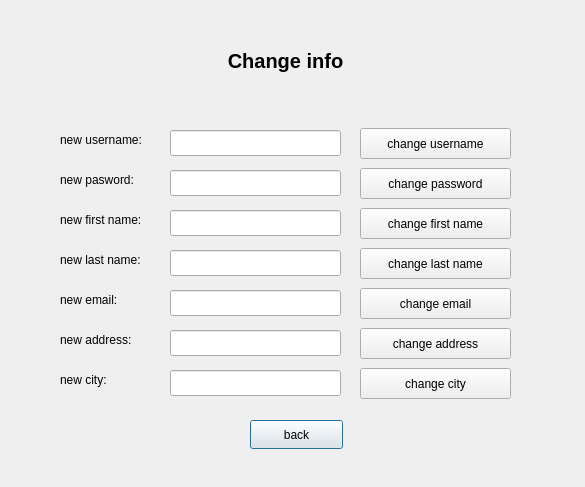
<?xml version="1.0" encoding="UTF-8"?>
<ui version="4.0">
 <class>Information</class>
 <widget class="QDialog" name="Information">
  <property name="geometry">
   <rect>
    <x>0</x>
    <y>0</y>
    <width>585</width>
    <height>487</height>
   </rect>
  </property>
  <property name="windowTitle">
   <string>Dialog</string>
  </property>
  <widget class="QPushButton" name="back_btn">
   <property name="geometry">
    <rect>
     <x>250</x>
     <y>420</y>
     <width>93</width>
     <height>29</height>
    </rect>
   </property>
   <property name="text">
    <string>back</string>
   </property>
  </widget>
  <widget class="QPushButton" name="username_btn">
   <property name="geometry">
    <rect>
     <x>360</x>
     <y>128</y>
     <width>151</width>
     <height>31</height>
    </rect>
   </property>
   <property name="text">
    <string>change username</string>
   </property>
  </widget>
  <widget class="QPushButton" name="password_btn">
   <property name="geometry">
    <rect>
     <x>360</x>
     <y>168</y>
     <width>151</width>
     <height>31</height>
    </rect>
   </property>
   <property name="text">
    <string>change password</string>
   </property>
  </widget>
  <widget class="QPushButton" name="fname_btn">
   <property name="geometry">
    <rect>
     <x>360</x>
     <y>208</y>
     <width>151</width>
     <height>31</height>
    </rect>
   </property>
   <property name="text">
    <string>change first name</string>
   </property>
  </widget>
  <widget class="QPushButton" name="email_btn">
   <property name="geometry">
    <rect>
     <x>360</x>
     <y>288</y>
     <width>151</width>
     <height>31</height>
    </rect>
   </property>
   <property name="text">
    <string>change email</string>
   </property>
  </widget>
  <widget class="QPushButton" name="city_btn">
   <property name="geometry">
    <rect>
     <x>360</x>
     <y>368</y>
     <width>151</width>
     <height>31</height>
    </rect>
   </property>
   <property name="text">
    <string>change city</string>
   </property>
  </widget>
  <widget class="QPushButton" name="address_btn">
   <property name="geometry">
    <rect>
     <x>360</x>
     <y>328</y>
     <width>151</width>
     <height>31</height>
    </rect>
   </property>
   <property name="text">
    <string>change address</string>
   </property>
  </widget>
  <widget class="QLabel" name="label">
   <property name="geometry">
    <rect>
     <x>190</x>
     <y>40</y>
     <width>191</width>
     <height>41</height>
    </rect>
   </property>
   <property name="font">
    <font>
     <pointsize>15</pointsize>
     <bold>true</bold>
    </font>
   </property>
   <property name="text">
    <string>Change info</string>
   </property>
   <property name="alignment">
    <set>Qt::AlignCenter</set>
   </property>
  </widget>
  <widget class="QLabel" name="label_2">
   <property name="geometry">
    <rect>
     <x>60</x>
     <y>130</y>
     <width>111</width>
     <height>20</height>
    </rect>
   </property>
   <property name="text">
    <string>new username:</string>
   </property>
  </widget>
  <widget class="QLineEdit" name="username_le">
   <property name="geometry">
    <rect>
     <x>170</x>
     <y>130</y>
     <width>171</width>
     <height>26</height>
    </rect>
   </property>
  </widget>
  <widget class="QLabel" name="label_3">
   <property name="geometry">
    <rect>
     <x>60</x>
     <y>170</y>
     <width>111</width>
     <height>20</height>
    </rect>
   </property>
   <property name="text">
    <string>new pasword:</string>
   </property>
  </widget>
  <widget class="QLineEdit" name="password_le">
   <property name="geometry">
    <rect>
     <x>170</x>
     <y>170</y>
     <width>171</width>
     <height>26</height>
    </rect>
   </property>
   <property name="text">
    <string/>
   </property>
  </widget>
  <widget class="QLabel" name="label_4">
   <property name="geometry">
    <rect>
     <x>60</x>
     <y>210</y>
     <width>101</width>
     <height>20</height>
    </rect>
   </property>
   <property name="text">
    <string>new first name:</string>
   </property>
  </widget>
  <widget class="QLineEdit" name="fname_le">
   <property name="geometry">
    <rect>
     <x>170</x>
     <y>210</y>
     <width>171</width>
     <height>26</height>
    </rect>
   </property>
  </widget>
  <widget class="QLabel" name="label_5">
   <property name="geometry">
    <rect>
     <x>60</x>
     <y>330</y>
     <width>111</width>
     <height>20</height>
    </rect>
   </property>
   <property name="text">
    <string>new address:</string>
   </property>
  </widget>
  <widget class="QLineEdit" name="address_le">
   <property name="geometry">
    <rect>
     <x>170</x>
     <y>330</y>
     <width>171</width>
     <height>26</height>
    </rect>
   </property>
  </widget>
  <widget class="QLabel" name="label_6">
   <property name="geometry">
    <rect>
     <x>60</x>
     <y>370</y>
     <width>111</width>
     <height>20</height>
    </rect>
   </property>
   <property name="text">
    <string>new city:</string>
   </property>
  </widget>
  <widget class="QLineEdit" name="city_le">
   <property name="geometry">
    <rect>
     <x>170</x>
     <y>370</y>
     <width>171</width>
     <height>26</height>
    </rect>
   </property>
  </widget>
  <widget class="QLabel" name="label_7">
   <property name="geometry">
    <rect>
     <x>60</x>
     <y>290</y>
     <width>111</width>
     <height>20</height>
    </rect>
   </property>
   <property name="text">
    <string>new email:</string>
   </property>
  </widget>
  <widget class="QLineEdit" name="email_le">
   <property name="geometry">
    <rect>
     <x>170</x>
     <y>290</y>
     <width>171</width>
     <height>26</height>
    </rect>
   </property>
  </widget>
  <widget class="QPushButton" name="lname_btn">
   <property name="geometry">
    <rect>
     <x>360</x>
     <y>248</y>
     <width>151</width>
     <height>31</height>
    </rect>
   </property>
   <property name="text">
    <string>change last name</string>
   </property>
  </widget>
  <widget class="QLabel" name="label_8">
   <property name="geometry">
    <rect>
     <x>60</x>
     <y>250</y>
     <width>101</width>
     <height>20</height>
    </rect>
   </property>
   <property name="text">
    <string>new last name:</string>
   </property>
  </widget>
  <widget class="QLineEdit" name="lname_le">
   <property name="geometry">
    <rect>
     <x>170</x>
     <y>250</y>
     <width>171</width>
     <height>26</height>
    </rect>
   </property>
  </widget>
 </widget>
 <resources/>
 <connections/>
</ui>
